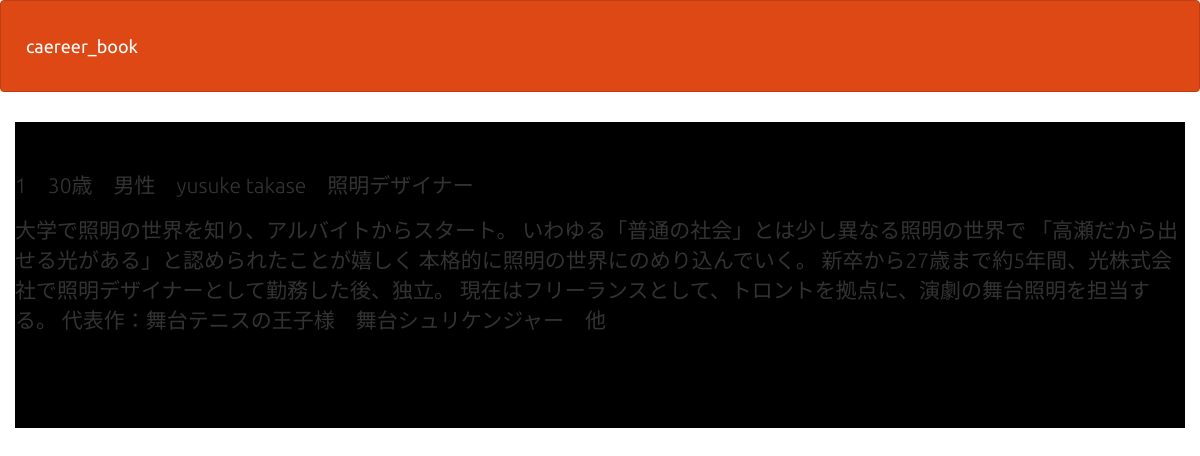
The app's page /date1.php with its own data.
### tables this page shows
CREATE TABLE `career_book` (
  `id` int(11) NOT NULL,
  `age` varchar(5) NOT NULL,
  `sex` varchar(5) NOT NULL,
  `name` varchar(50) NOT NULL,
  `job` varchar(100) NOT NULL,
  `career` text NOT NULL,
  `coment` text NOT NULL,
  `contact` text NOT NULL
);

### funcs.php (called while the page is built)
<?php
function h($str) {
    return htmlspecialchars($str, ENT_QUOTES);
    }
    ?>

### date1.php (the view, shortened to what this page needs)
<?php
require_once('funcs.php');
  try {
    $pdo = new PDO('mysql:dbname=gs_db;charset=utf8;host=localhost', 'root', '');
} catch (PDOException $e) {
    exit('DBConnectError:' . $e->getMessage());
}
$stmt = $pdo->prepare("SELECT * FROM career_book WHERE id = :id");
$stmt->bindValue(':id', 1, PDO::PARAM_INT);
$status = $stmt->execute();
$view = "";
if ($status == false) {
    $error = $stmt->errorInfo();
    exit("ErrorQuery:" . $error[2]);
} else {
    while($result = $stmt->fetch(PDO::FETCH_ASSOC)) {
        $view .= "<p>";
        $view .=  h($result['id']) .'　'. h($result['age']) .'　'. h($result['sex']) .'　'. h($result['name']) .'　'. h($result['job']);
        $view .= "</p>";
        $view .= "<p>";
        $view .=   h($result['career'])  . "<br><br>";
        $view .= "</p>";
    }
}
?>
<!DOCTYPE html>
<html lang="ja">
<head>
<link rel="stylesheet" href="css/range.css">
<link href="css/bootstrap.min.css" rel="stylesheet">
</head>
<body id="main">
<header>
  <nav class="navbar navbar-default">
    <div class="container-fluid">
      <div class="navbar-header">
      <a class="navbar-brand" href="index.php">caereer_book</a>
      </div>
    </div>
  </nav>
</header>
<div>
    <div class="container jumbotron"><?= $view ?></div>
</div>
</body>
</html>

### date1.php (style rules this page uses)
div { padding: 10px;font-size:16px; }

### records on screen
career_book: value "1 30歳 男性 yusuke takase 照明デザイナー", career "大学で照明の世界を知り、アルバイトからスタート。 いわゆる「普通の社会」とは少し異なる照明の世界で 「高瀬だから出せる光がある」と認められたことが嬉しく 本格的に照明の世界にのめり込んでいく。 新卒から27歳まで約5年間、光株式会社で照明デザイナーとして勤務した後、独立。 現在はフリーランスとして、トロントを拠点に、演劇の舞台照明を担当する。 代表作：舞台テニスの王子様 舞台シュリケンジャー 他"
